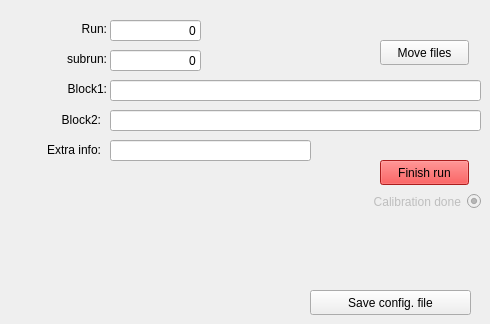
      <widget class="QWidget" name="tab_16">
       <attribute name="title">
        <string>Default</string>
       </attribute>
       <widget class="QRadioButton" name="calibration_check_3">
        <property name="enabled">
         <bool>false</bool>
        </property>
        <property name="geometry">
         <rect>
          <x>310</x>
          <y>190</y>
          <width>171</width>
          <height>23</height>
         </rect>
        </property>
        <property name="layoutDirection">
         <enum>Qt::RightToLeft</enum>
        </property>
        <property name="text">
         <string>Calibration done</string>
        </property>
        <property name="checkable">
         <bool>true</bool>
        </property>
        <property name="checked">
         <bool>true</bool>
        </property>
        <property name="autoRepeat">
         <bool>false</bool>
        </property>
        <property name="autoExclusive">
         <bool>false</bool>
        </property>
       </widget>
       <widget class="QLabel" name="label_22">
        <property name="geometry">
         <rect>
          <x>40</x>
          <y>20</y>
          <width>67</width>
          <height>17</height>
         </rect>
        </property>
        <property name="text">
         <string>Run:</string>
        </property>
        <property name="alignment">
         <set>Qt::AlignRight|Qt::AlignTrailing|Qt::AlignVCenter</set>
        </property>
       </widget>
       <widget class="QLabel" name="label_23">
        <property name="geometry">
         <rect>
          <x>20</x>
          <y>110</y>
          <width>81</width>
          <height>20</height>
         </rect>
        </property>
        <property name="text">
         <string>Block2:</string>
        </property>
        <property name="alignment">
         <set>Qt::AlignRight|Qt::AlignTrailing|Qt::AlignVCenter</set>
        </property>
       </widget>
       <widget class="QLabel" name="label_24">
        <property name="geometry">
         <rect>
          <x>40</x>
          <y>50</y>
          <width>67</width>
          <height>17</height>
         </rect>
        </property>
        <property name="text">
         <string>subrun:</string>
        </property>
        <property name="alignment">
         <set>Qt::AlignRight|Qt::AlignTrailing|Qt::AlignVCenter</set>
        </property>
       </widget>
       <widget class="QLineEdit" name="block1">
        <property name="geometry">
         <rect>
          <x>110</x>
          <y>80</y>
          <width>371</width>
          <height>21</height>
         </rect>
        </property>
        <property name="text">
         <string/>
        </property>
        <property name="alignment">
         <set>Qt::AlignRight|Qt::AlignTrailing|Qt::AlignVCenter</set>
        </property>
       </widget>
       <widget class="QLineEdit" name="run_3">
        <property name="geometry">
         <rect>
          <x>110</x>
          <y>20</y>
          <width>91</width>
          <height>21</height>
         </rect>
        </property>
        <property name="text">
         <string>0</string>
        </property>
        <property name="alignment">
         <set>Qt::AlignRight|Qt::AlignTrailing|Qt::AlignVCenter</set>
        </property>
        <property name="readOnly">
         <bool>false</bool>
        </property>
       </widget>
       <widget class="QPushButton" name="button_movefile_5">
        <property name="geometry">
         <rect>
          <x>380</x>
          <y>40</y>
          <width>89</width>
          <height>25</height>
         </rect>
        </property>
        <property name="text">
         <string>Move files</string>
        </property>
       </widget>
       <widget class="QLineEdit" name="subrun3">
        <property name="geometry">
         <rect>
          <x>110</x>
          <y>50</y>
          <width>91</width>
          <height>21</height>
         </rect>
        </property>
        <property name="text">
         <string>0</string>
        </property>
        <property name="alignment">
         <set>Qt::AlignRight|Qt::AlignTrailing|Qt::AlignVCenter</set>
        </property>
       </widget>
       <widget class="QPushButton" name="pushButton_4">
        <property name="geometry">
         <rect>
          <x>380</x>
          <y>160</y>
          <width>89</width>
          <height>25</height>
         </rect>
        </property>
        <property name="palette">
         <palette>
          <active>
           <colorrole role="Button">
            <brush brushstyle="SolidPattern">
             <color alpha="255">
              <red>239</red>
              <green>41</green>
              <blue>41</blue>
             </color>
            </brush>
           </colorrole>
           <colorrole role="Light">
            <brush brushstyle="SolidPattern">
             <color alpha="255">
              <red>255</red>
              <green>51</green>
              <blue>51</blue>
             </color>
            </brush>
           </colorrole>
           <colorrole role="Midlight">
            <brush brushstyle="SolidPattern">
             <color alpha="255">
              <red>229</red>
              <green>25</green>
              <blue>25</blue>
             </color>
            </brush>
           </colorrole>
           <colorrole role="Dark">
            <brush brushstyle="SolidPattern">
             <color alpha="255">
              <red>102</red>
              <green>0</green>
              <blue>0</blue>
             </color>
            </brush>
           </colorrole>
           <colorrole role="Mid">
            <brush brushstyle="SolidPattern">
             <color alpha="255">
              <red>136</red>
              <green>0</green>
              <blue>0</blue>
             </color>
            </brush>
           </colorrole>
           <colorrole role="Base">
            <brush brushstyle="SolidPattern">
             <color alpha="255">
              <red>239</red>
              <green>41</green>
              <blue>41</blue>
             </color>
            </brush>
           </colorrole>
           <colorrole role="Window">
            <brush brushstyle="SolidPattern">
             <color alpha="255">
              <red>239</red>
              <green>41</green>
              <blue>41</blue>
             </color>
            </brush>
           </colorrole>
           <colorrole role="Shadow">
            <brush brushstyle="SolidPattern">
             <color alpha="255">
              <red>0</red>
              <green>0</green>
              <blue>0</blue>
             </color>
            </brush>
           </colorrole>
           <colorrole role="AlternateBase">
            <brush brushstyle="SolidPattern">
             <color alpha="255">
              <red>229</red>
              <green>127</green>
              <blue>127</blue>
             </color>
            </brush>
           </colorrole>
          </active>
          <inactive>
           <colorrole role="Button">
            <brush brushstyle="SolidPattern">
             <color alpha="255">
              <red>239</red>
              <green>41</green>
              <blue>41</blue>
             </color>
            </brush>
           </colorrole>
           <colorrole role="Light">
            <brush brushstyle="SolidPattern">
             <color alpha="255">
              <red>255</red>
              <green>51</green>
              <blue>51</blue>
             </color>
            </brush>
           </colorrole>
           <colorrole role="Midlight">
            <brush brushstyle="SolidPattern">
             <color alpha="255">
              <red>229</red>
              <green>25</green>
              <blue>25</blue>
             </color>
            </brush>
           </colorrole>
           <colorrole role="Dark">
            <brush brushstyle="SolidPattern">
             <color alpha="255">
              <red>102</red>
              <green>0</green>
              <blue>0</blue>
             </color>
            </brush>
           </colorrole>
           <colorrole role="Mid">
            <brush brushstyle="SolidPattern">
             <color alpha="255">
              <red>136</red>
              <green>0</green>
              <blue>0</blue>
             </color>
            </brush>
           </colorrole>
           <colorrole role="Base">
            <brush brushstyle="SolidPattern">
             <color alpha="255">
              <red>239</red>
              <green>41</green>
              <blue>41</blue>
             </color>
            </brush>
           </colorrole>
           <colorrole role="Window">
            <brush brushstyle="SolidPattern">
             <color alpha="255">
              <red>239</red>
              <green>41</green>
              <blue>41</blue>
             </color>
            </brush>
           </colorrole>
           <colorrole role="Shadow">
            <brush brushstyle="SolidPattern">
             <color alpha="255">
              <red>0</red>
              <green>0</green>
              <blue>0</blue>
             </color>
            </brush>
           </colorrole>
           <colorrole role="AlternateBase">
            <brush brushstyle="SolidPattern">
             <color alpha="255">
              <red>229</red>
              <green>127</green>
              <blue>127</blue>
             </color>
            </brush>
           </colorrole>
          </inactive>
          <disabled>
           <colorrole role="Button">
            <brush brushstyle="SolidPattern">
             <color alpha="255">
              <red>239</red>
              <green>41</green>
              <blue>41</blue>
             </color>
            </brush>
           </colorrole>
           <colorrole role="Light">
            <brush brushstyle="SolidPattern">
             <color alpha="255">
              <red>255</red>
              <green>51</green>
              <blue>51</blue>
             </color>
            </brush>
           </colorrole>
           <colorrole role="Midlight">
            <brush brushstyle="SolidPattern">
             <color alpha="255">
              <red>229</red>
              <green>25</green>
              <blue>25</blue>
             </color>
            </brush>
           </colorrole>
           <colorrole role="Dark">
            <brush brushstyle="SolidPattern">
             <color alpha="255">
              <red>102</red>
              <green>0</green>
              <blue>0</blue>
             </color>
            </brush>
           </colorrole>
           <colorrole role="Mid">
            <brush brushstyle="SolidPattern">
             <color alpha="255">
              <red>136</red>
              <green>0</green>
              <blue>0</blue>
             </color>
            </brush>
           </colorrole>
           <colorrole role="Base">
            <brush brushstyle="SolidPattern">
             <color alpha="255">
              <red>239</red>
              <green>41</green>
              <blue>41</blue>
             </color>
            </brush>
           </colorrole>
           <colorrole role="Window">
            <brush brushstyle="SolidPattern">
             <color alpha="255">
              <red>239</red>
              <green>41</green>
              <blue>41</blue>
             </color>
            </brush>
           </colorrole>
           <colorrole role="Shadow">
            <brush brushstyle="SolidPattern">
             <color alpha="255">
              <red>0</red>
              <green>0</green>
              <blue>0</blue>
             </color>
            </brush>
           </colorrole>
           <colorrole role="AlternateBase">
            <brush brushstyle="SolidPattern">
             <color alpha="255">
              <red>204</red>
              <green>0</green>
              <blue>0</blue>
             </color>
            </brush>
           </colorrole>
          </disabled>
         </palette>
        </property>
        <property name="autoFillBackground">
         <bool>false</bool>
        </property>
        <property name="styleSheet">
         <string notr="true">background-color: rgb(239, 41, 41);
</string>
        </property>
        <property name="text">
         <string>Finish run</string>
        </property>
        <property name="autoDefault">
         <bool>false</bool>
        </property>
        <property name="default">
         <bool>false</bool>
        </property>
        <property name="flat">
         <bool>false</bool>
        </property>
       </widget>
       <widget class="QLineEdit" name="block2">
        <property name="geometry">
         <rect>
          <x>110</x>
          <y>110</y>
          <width>371</width>
          <height>21</height>
         </rect>
        </property>
        <property name="text">
         <string/>
        </property>
        <property name="alignment">
         <set>Qt::AlignRight|Qt::AlignTrailing|Qt::AlignVCenter</set>
        </property>
       </widget>
       <widget class="QLabel" name="label_27">
        <property name="geometry">
         <rect>
          <x>40</x>
          <y>80</y>
          <width>67</width>
          <height>17</height>
         </rect>
        </property>
        <property name="text">
         <string>Block1:</string>
        </property>
        <property name="alignment">
         <set>Qt::AlignRight|Qt::AlignTrailing|Qt::AlignVCenter</set>
        </property>
       </widget>
       <widget class="QLineEdit" name="extra_3">
        <property name="geometry">
         <rect>
          <x>110</x>
          <y>140</y>
          <width>201</width>
          <height>21</height>
         </rect>
        </property>
        <property name="styleSheet">
         <string notr="true"/>
        </property>
        <property name="text">
         <string/>
        </property>
        <property name="alignment">
         <set>Qt::AlignRight|Qt::AlignTrailing|Qt::AlignVCenter</set>
        </property>
       </widget>
       <widget class="QLabel" name="label_28">
        <property name="geometry">
         <rect>
          <x>10</x>
          <y>140</y>
          <width>91</width>
          <height>20</height>
         </rect>
        </property>
        <property name="text">
         <string>Extra info:</string>
        </property>
        <property name="alignment">
         <set>Qt::AlignRight|Qt::AlignTrailing|Qt::AlignVCenter</set>
        </property>
       </widget>
       <widget class="QPushButton" name="button_save_config_2">
        <property name="geometry">
         <rect>
          <x>310</x>
          <y>290</y>
          <width>161</width>
          <height>25</height>
         </rect>
        </property>
        <property name="text">
         <string>Save config. file</string>
        </property>
       </widget>
      </widget>
